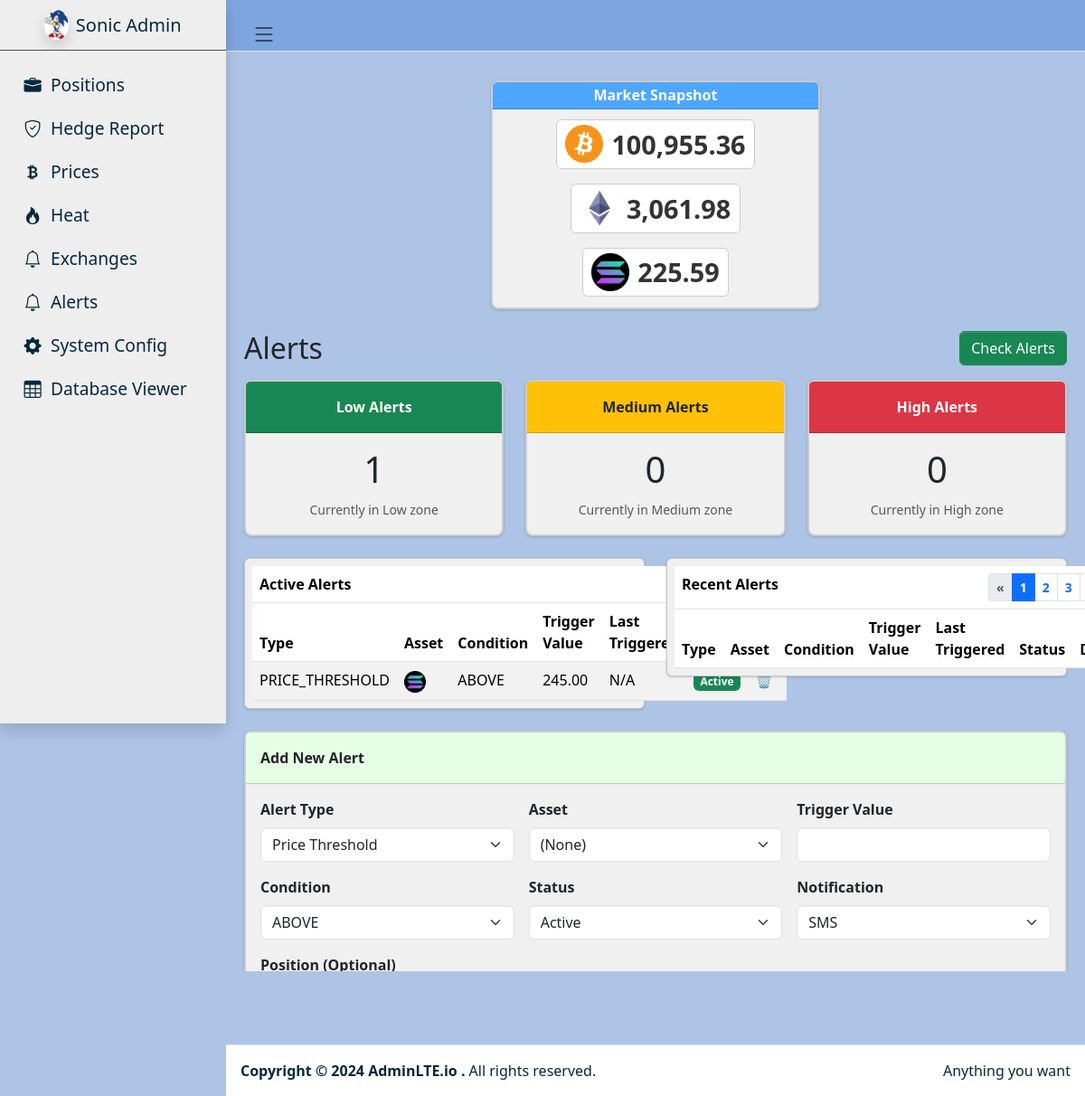
Before: /alerts with the older database file.
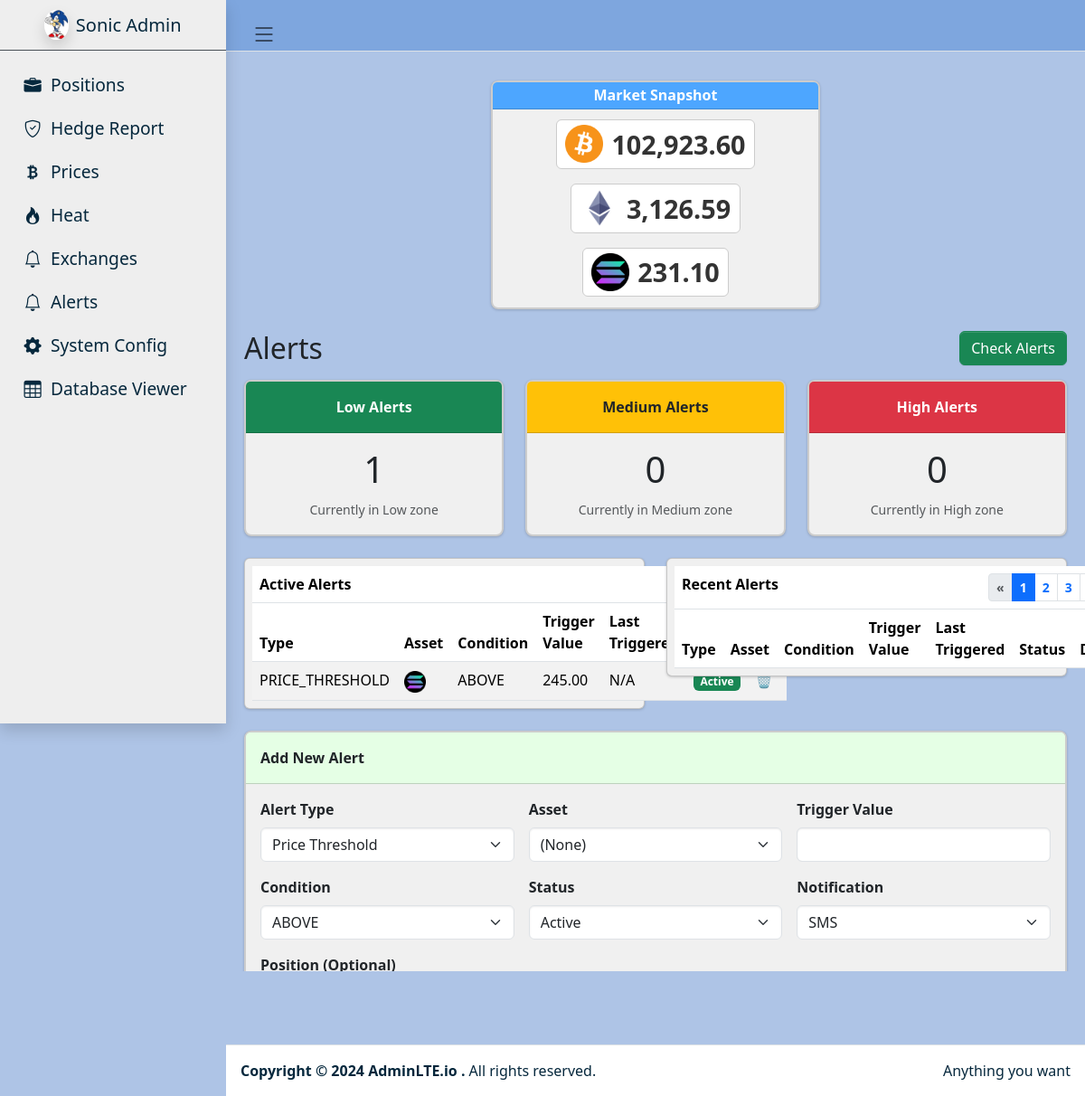
After: the same page with the newer database file.
### tables this page shows
CREATE TABLE prices (
                id TEXT PRIMARY KEY,
                asset_type TEXT NOT NULL,
                current_price REAL NOT NULL,
                previous_price REAL NOT NULL DEFAULT 0.0,
                last_update_time DATETIME NOT NULL,
                previous_update_time DATETIME,
                source TEXT NOT NULL
            );

### flask_app.py (the view)
@app.route("/alerts")
@app.route("/alerts")
def alerts():
    data_locker = DataLocker(DB_PATH)
    mini_prices = []
    for asset in ["BTC", "ETH", "SOL"]:
        row = data_locker.get_latest_price(asset)
        if row:
            mini_prices.append({
                "asset_type": row["asset_type"],
                "current_price": float(row["current_price"])
            })
    positions = data_locker.read_positions()
    config_dict = load_config(CONFIG_PATH, data_locker.get_db_connection())
    liquid_cfg = config_dict["alert_ranges"]["travel_percent_liquid_ranges"]
    low_thresh   = float(liquid_cfg["low"])     # e.g. -25
    med_thresh   = float(liquid_cfg["medium"])  # e.g. -50
    high_thresh  = float(liquid_cfg["high"])    # e.g. -75
    low_alert_count = 0
    medium_alert_count = 0
    high_alert_count = 0
    for pos in positions:
        val = float(pos.get("current_travel_percent", 0.0))
        if val < 0:
            if val <= high_thresh:
                high_alert_count += 1
            elif val <= med_thresh:
                medium_alert_count += 1
            elif val <= low_thresh:
                low_alert_count += 1
    all_alerts = data_locker.get_alerts()
    active_alerts_data = []
    recent_alerts_data = []
    for alert in all_alerts:
        if alert.get("status", "").lower() == "active":
            active_alerts_data.append(alert)
        else:
            recent_alerts_data.append(alert)
    return render_template(
        "alerts.html",
        mini_prices=mini_prices,
        low_alert_count=low_alert_count,
        medium_alert_count=medium_alert_count,
        high_alert_count=high_alert_count,
        active_alerts=active_alerts_data,
        recent_alerts=recent_alerts_data
    )

### config_manager.py (called while the page is built)
def deep_merge_dicts(base: Dict[str, Any], overrides: Dict[str, Any]) -> Dict[str, Any]:
    merged = dict(base)
    for key, val in overrides.items():
        if key in merged and isinstance(merged[key], dict) and isinstance(val, dict):
            merged[key] = deep_merge_dicts(merged[key], val)
        else:
            merged[key] = val
    return merged

def ensure_overrides_table(db_conn):
    try:
        db_conn.execute("""
            CREATE TABLE IF NOT EXISTS config_overrides (
                id INTEGER PRIMARY KEY,
                overrides TEXT
            )
        """)
        db_conn.execute("""
            INSERT OR IGNORE INTO config_overrides (id, overrides)
            VALUES (1, '{}')
        """)
        db_conn.commit()
    except Exception as e:
        logger.error(f"Error ensuring config_overrides table: {e}")

def load_config(json_path: str, db_conn) -> Dict[str, Any]:
    base_data = load_json_config(json_path)
    db_overrides = load_overrides_from_db(db_conn)
    merged_data = deep_merge_dicts(base_data, db_overrides)
    return merged_data  # Just a dict—no Pydantic

### templates/alerts.html (shortened to what the changed rows need)
{% extends "sonic_admin.html" %}
{% block content %}
{% if mini_prices is not defined %}
  {% set mini_prices = [] %}
{% endif %}
<div class="card mini-price-panel mb-4">
  <div class="card-body">
    <div class="mini-price-container">
      {% if mini_prices|length == 0 %}
        <div class="mini-price-box">
          <em>No price data</em>
        </div>
      {% else %}
        {% for p in mini_prices %}
        <div class="mini-price-box">
          {% if p.asset_type == "BTC" %}
            <img src="/static/images/btc_logo.png" alt="BTC">
          {% elif p.asset_type == "ETH" %}
            <img src="/static/images/eth_logo.png" alt="ETH">
          {% elif p.asset_type == "SOL" %}
            <img src="/static/images/sol_logo.png" alt="SOL">
          {% else %}
            <img src="/static/images/placeholder.png" alt="ASSET" style="width:42px; height:42px; margin-right:9px;">
          {% endif %}
          <span class="mini-price-value">
            {{ '{:,.2f}'.format(p.current_price) }}
          </span>
        </div>
        {% endfor %}
      {% endif %}
    </div>
  </div>
</div>
<div class="d-flex justify-content-between align-items-center mb-3">
  <h2 class="text-dark mb-0">Alerts</h2>
</div>
<div class="row">
  <div class="col-md-6">
    <div class="card mb-4" style="background-color: #F0F0F0;">
      <div class="card-body p-2">
        <table class="table table-striped w-100 mb-0">
          <thead>
            <tr class="title-row">
              <th colspan="7">Active Alerts</th>
            </tr>
            <tr>
              <th>Type</th>
              <th>Asset</th>
              <th>Condition</th>
              <th>Trigger Value</th>
              <th>Last Triggered</th>
              <th>Status</th>
              <th style="width: 40px;">Del</th>
            </tr>
          </thead>
            {% if active_alerts is not defined %}
              {% set active_alerts = [] %}
            {% endif %}
        </table>
      </div>
    </div>
  </div>
  <div class="col-md-6">
    <div class="card mb-4" style="background-color: #F0F0F0;">
      <div class="card-body p-2">
        <table class="table table-striped w-100 mb-0">
          <thead>
            <tr class="title-row">
              <th colspan="7">
                Recent Alerts
                <nav class="float-end" style="display: inline-block;">
                  <ul class="pagination pagination-sm mb-0">
                    <li class="page-item disabled"><a class="page-link" href="#">«</a></li>
                    <li class="page-item active"><a class="page-link" href="#">1</a></li>
                    <li class="page-item"><a class="page-link" href="#">2</a></li>
                    <li class="page-item"><a class="page-link" href="#">3</a></li>
                    <li class="page-item"><a class="page-link" href="#">»</a></li>
                  </ul>
                </nav>
              </th>
            </tr>
            <tr>
              <th>Type</th>
              <th>Asset</th>
              <th>Condition</th>
              <th>Trigger Value</th>
              <th>Last Triggered</th>
              <th>Status</th>
              <th style="width: 40px;">Del</th>
            </tr>
          </thead>
            {% if recent_alerts is not defined %}
              {% set recent_alerts = [] %}
            {% endif %}
        </table>
      </div>
    </div>
  </div>
</div>
{% endblock %}

Changed rows visible on the page:
changed prices (number 1 of 3 on the later page): current_price "100,955.36" → "102,923.60"
changed prices (number 2 of 3 on the later page): current_price "3,061.98" → "3,126.59"
changed prices (number 3 of 3 on the later page): current_price "225.59" → "231.10"
